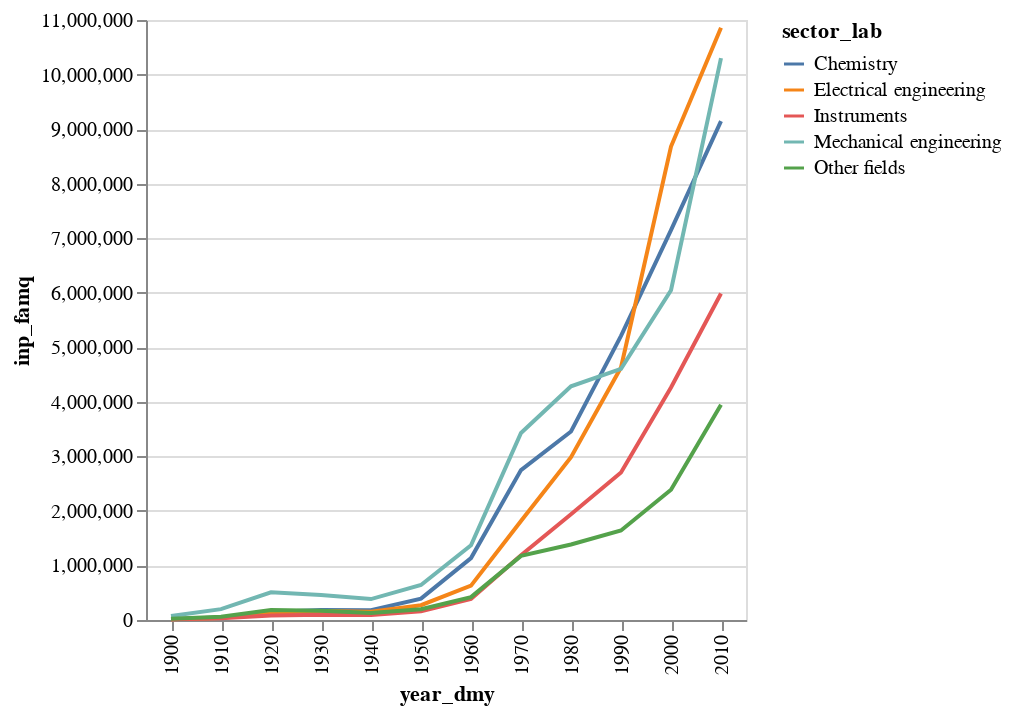

The cell this chart's notebook holds for it:
### Markdown cell above
# Charts

## Chart1 Overview of global patenting

### Code cell
# preprocessing 
lower_limit = 1900
upper_limit = 2018

df_tec_yearQ=df_tec_year[(df_tec_year.year<=upper_limit)&(df_tec_year.year>=lower_limit)]
df_tec_yearQ=df_tec_yearQ.groupby(by=['year_dmy','sector_lab'])['inp_famq'].sum().reset_index()


mychart = alt.Chart(df_tec_yearQ).mark_line().encode(
    alt.X('year_dmy:O'),
    alt.Y('inp_famq:Q'),
    color='sector_lab:N'
).properties(width=300, height=300)

file_dir= f'{mywiprdir}/'
file_name = 'Chart1_pat_sector_since '+str(lower_limit)
mychart.save(file_dir+file_name+'.html')

mychart

### Figure 1 — Vega-Lite specification as saved in the notebook (floating-point values rounded to 4 significant figures)
{"config": {"view": {"continuousWidth": 400, "continuousHeight": 300}}, "data": {"name": "data-9ee6173425c1e6541ca7cb72e87fba4a"}, "mark": "line", "encoding": {"color": {"type": "nominal", "field": "sector_lab"}, "x": {"type": "ordinal", "field": "year_dmy"}, "y": {"type": "quantitative", "field": "inp_famq"}}, "height": 300, "width": 300, "$schema": "https://vega.github.io/schema/vega-lite/v4.8.1.json", "datasets": {"data-9ee6173425c1e6541ca7cb72e87fba4a": [{"year_dmy": 1900, "sector_lab": "Chemistry", "inp_famq": 19528}, {"year_dmy": 1900, "sector_lab": "Electrical engineering", "inp_famq": 11685}, {"year_dmy": 1900, "sector_lab": "Instruments", "inp_famq": 13209}, {"year_dmy": 1900, "sector_lab": "Mechanical engineering", "inp_famq": 72555}, {"year_dmy": 1900, "sector_lab": "Other fields", "inp_famq": 24859}, {"year_dmy": 1910, "sector_lab": "Chemistry", "inp_famq": 48026}, {"year_dmy": 1910, "sector_lab": "Electrical engineering", "inp_famq": 36408}, {"year_dmy": 1910, "sector_lab": "Instruments", "inp_famq": 30229}, {"year_dmy": 1910, "sector_lab": "Mechanical engineering", "inp_famq": 199430}, {"year_dmy": 1910, "sector_lab": "Other fields", "inp_famq": 60543}, {"year_dmy": 1920, "sector_lab": "Chemistry", "inp_famq": 147432}, {"year_dmy": 1920, "sector_lab": "Electrical engineering", "inp_famq": 132131}, {"year_dmy": 1920, "sector_lab": "Instruments", "inp_famq": 82167}, {"year_dmy": 1920, "sector_lab": "Mechanical engineering", "inp_famq": 507952}, {"year_dmy": 1920, "sector_lab": "Other fields", "inp_famq": 183175}, {"year_dmy": 1930, "sector_lab": "Chemistry", "inp_famq": 183629}, {"year_dmy": 1930, "sector_lab": "Electrical engineering", "inp_famq": 163200}, {"year_dmy": 1930, "sector_lab": "Instruments", "inp_famq": 98001}, {"year_dmy": 1930, "sector_lab": "Mechanical engineering", "inp_famq": 457367}, {"year_dmy": 1930, "sector_lab": "Other fields", "inp_famq": 167470}, {"year_dmy": 1940, "sector_lab": "Chemistry", "inp_famq": 177982}, {"year_dmy": 1940, "sector_lab": "Electrical engineering", "inp_famq": 151434}, {"year_dmy": 1940, "sector_lab": "Instruments", "inp_famq": 93233}, {"year_dmy": 1940, "sector_lab": "Mechanical engineering", "inp_famq": 383148}, {"year_dmy": 1940, "sector_lab": "Other fields", "inp_famq": 130561}, {"year_dmy": 1950, "sector_lab": "Chemistry", "inp_famq": 392347}, {"year_dmy": 1950, "sector_lab": "Electrical engineering", "inp_famq": 270698}, {"year_dmy": 1950, "sector_lab": "Instruments", "inp_famq": 160573}, {"year_dmy": 1950, "sector_lab": "Mechanical engineering", "inp_famq": 641334}, {"year_dmy": 1950, "sector_lab": "Other fields", "inp_famq": 198016}, {"year_dmy": 1960, "sector_lab": "Chemistry", "inp_famq": 1135132}, {"year_dmy": 1960, "sector_lab": "Electrical engineering", "inp_famq": 629046}, {"year_dmy": 1960, "sector_lab": "Instruments", "inp_famq": 387613}, {"year_dmy": 1960, "sector_lab": "Mechanical engineering", "inp_famq": 1369890}, {"year_dmy": 1960, "sector_lab": "Other fields", "inp_famq": 419920}, {"year_dmy": 1970, "sector_lab": "Chemistry", "inp_famq": 2748977}, {"year_dmy": 1970, "sector_lab": "Electrical engineering", "inp_famq": 1815845}, {"year_dmy": 1970, "sector_lab": "Instruments", "inp_famq": 1188150}, {"year_dmy": 1970, "sector_lab": "Mechanical engineering", "inp_famq": 3427711}, {"year_dmy": 1970, "sector_lab": "Other fields", "inp_famq": 1175539}, {"year_dmy": 1980, "sector_lab": "Chemistry", "inp_famq": 3456544}, {"year_dmy": 1980, "sector_lab": "Electrical engineering", "inp_famq": 2985821}, {"year_dmy": 1980, "sector_lab": "Instruments", "inp_famq": 1940161}, {"year_dmy": 1980, "sector_lab": "Mechanical engineering", "inp_famq": 4283632}, {"year_dmy": 1980, "sector_lab": "Other fields", "inp_famq": 1383263}, {"year_dmy": 1990, "sector_lab": "Chemistry", "inp_famq": 5209061}, {"year_dmy": 1990, "sector_lab": "Electrical engineering", "inp_famq": 4630328}, {"year_dmy": 1990, "sector_lab": "Instruments", "inp_famq": 2703232}, {"year_dmy": 1990, "sector_lab": "Mechanical engineering", "inp_famq": 4603708}, {"year_dmy": 1990, "sector_lab": "Other fields", "inp_famq": 1642067}, {"year_dmy": 2000, "sector_lab": "Chemistry", "inp_famq": 7148428}, {"year_dmy": 2000, "sector_lab": "Electrical engineering", "inp_famq": 8679084}, {"year_dmy": 2000, "sector_lab": "Instruments", "inp_famq": 4261503}, {"year_dmy": 2000, "sector_lab": "Mechanical engineering", "inp_famq": 6045673}, {"year_dmy": 2000, "sector_lab": "Other fields", "inp_famq": 2387956}, {"year_dmy": 2010, "sector_lab": "Chemistry", "inp_famq": 9144563}, {"year_dmy": 2010, "sector_lab": "Electrical engineering", "inp_famq": 10856793}, {"year_dmy": 2010, "sector_lab": "Instruments", "inp_famq": 5985533}, {"year_dmy": 2010, "sector_lab": "Mechanical engineering", "inp_famq": 10299910}, {"year_dmy": 2010, "sector_lab": "Other fields", "inp_famq": 3948008}]}}
